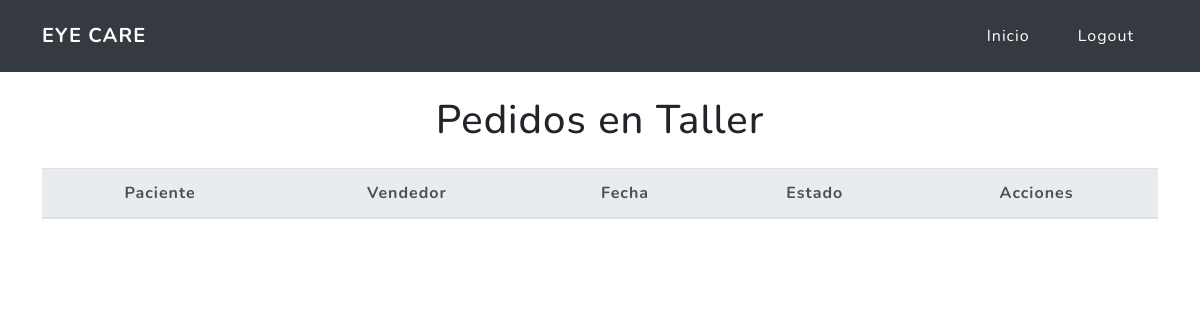
/tallerista/pedidos/ (signed in), run on an earlier commit of the app's database.
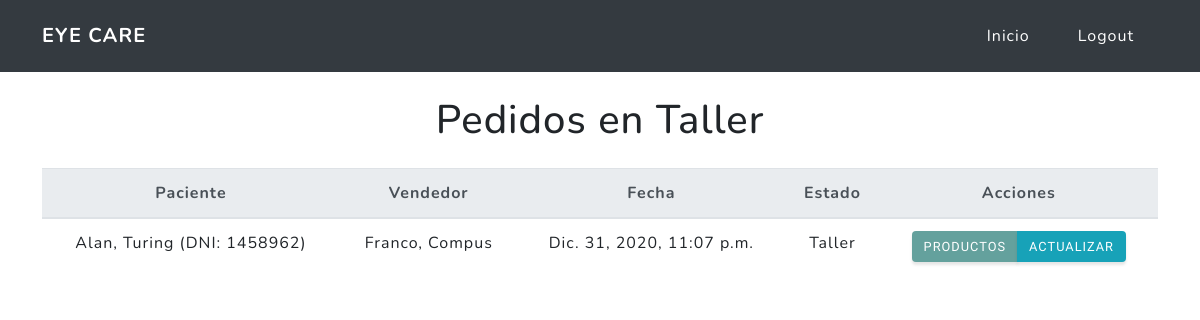
And on a later commit of the database.
### orders/models.py (models this page shows, shortened)
class Order(models.Model):
    products = models.ManyToManyField(Product,
                                      verbose_name="Productos",
                                      related_name="Productos",
                                      blank=False,
                                      null=False)
    patient = models.ForeignKey(Patient,
                                on_delete=models.CASCADE,
                                verbose_name="Paciente")
    seller = models.ForeignKey(settings.AUTH_USER_MODEL,
                               on_delete=models.CASCADE,
                               limit_choices_to=Q(groups__name='Vendedor'),
                               related_name="Vendedor",
                               verbose_name="Vendedor")
    date = models.DateTimeField(default=timezone.now(),
                                verbose_name="Fecha",
                                validators=[MinValueValidator(limit_value=timezone.now(), message='Ingrese una fecha '
                                                                                                  'y/u horario '
                                                                                                  'posterior.')])
    STATUS = (
        ('PED', 'Pedido'),
        ('TAL', 'Taller'),
        ('PEN', 'Pendiente'),
        ('FIN', 'Finalizado'),
    )
    status = models.CharField(max_length=3,
                              choices=STATUS,
                              default='PEN')
    METHODS = (
        ('CRED', 'Tarjeta de Credito'),
        ('DBTO', 'Tarjeta de Debito'),
        ('VIRT', 'Billetera Virtual'),
        ('EFEC', 'Efectivo')
    )
    payment_method = models.CharField(verbose_name="Metodo de Pago",
                                      max_length=4,
                                      choices=METHODS,
                                      default='EFEC')
    class Meta:
        verbose_name = "Pedido"
        verbose_name_plural = "Pedidos"

### patient/models.py (models this page shows)
class Patient(models.Model):
    document_id = models.IntegerField(primary_key=True,
                                      unique=True,
                                      verbose_name="DNI")
    first_name = models.CharField(max_length=64,
                                  verbose_name="Nombre")
    last_name = models.CharField(max_length=64,
                                 verbose_name="Apellido")
    medical_history = models.TextField(max_length=256,
                                       verbose_name="Historia Medica")
    class Meta:
        verbose_name = "Paciente"
        verbose_name_plural = "Pacientes"
    def __str__(self):
        return f"{self.first_name}, {self.last_name} (DNI: {self.document_id})"

### orders/views.py (the view)
# urls.py: url(r'^tallerista/pedidos/$', group_required('Taller')(WorkShopList.as_view()), name='workshop_list'),
class WorkShopList(ListView):
    model = Order
    template_name_suffix = '_workshop_list'
    def get_queryset(self):
        new_context = Order.objects.filter(Q(status='FIN') | Q(status='TAL')).order_by('status')
        return new_context

### appointments/models.py (called while the page is built)
def get_name(self):
    return f"{self.first_name}, {self.last_name}"

### orders/templates/orders/order_workshop_list.html (shortened to what this page needs)
{% extends "index/base.html" %}
{% block navbar %} {% include "index/logout.html" %}{% endblock %}
{% block content %}
<div class="container mt-4 text-center">
    <h1>Pedidos en Taller</h1>
    <table class="table mt-4">
        <tr>
            <thead class="thead-light">
            <tr>
                <th scope="col">Paciente</th>
                <th scope="col">Vendedor</th>
                <th scope="col">Fecha</th>
                <th scope="col">Estado</th>
                <th scope="col">Acciones</th>
            </tr>
            </thead>
            <tbody>
            {% for order in object_list %}
            <tr>
                <td>{{order.patient}}</td>
                <td>{{order.seller}}</td>
                <td>{{order.date}}</td>
                <td>{{order.get_status_display}}</td>
                <td>
                    <div class="btn-group flex-wrap" role="group">
                        <a href="{% url 'orders:workshop_detail' order.id %}" class="btn btn-primary">Productos</a>
                        <a href="{% url 'orders:workshop_edit' order.id %}" class="btn btn-info">Actualizar</a>
                    </div>
                </td>
            </tr>
            {% endfor %}
            </tbody>
        </tr>
    </table>
</div>
{% endblock %}

What changed in the data, as far as the page shows it:
now on this page (row edited): Order: patient "Alan, Turing (DNI: 1458962)", seller "Franco, Compus", date "Dic. 31, 2020, 11:07 p.m.", status "Taller"
